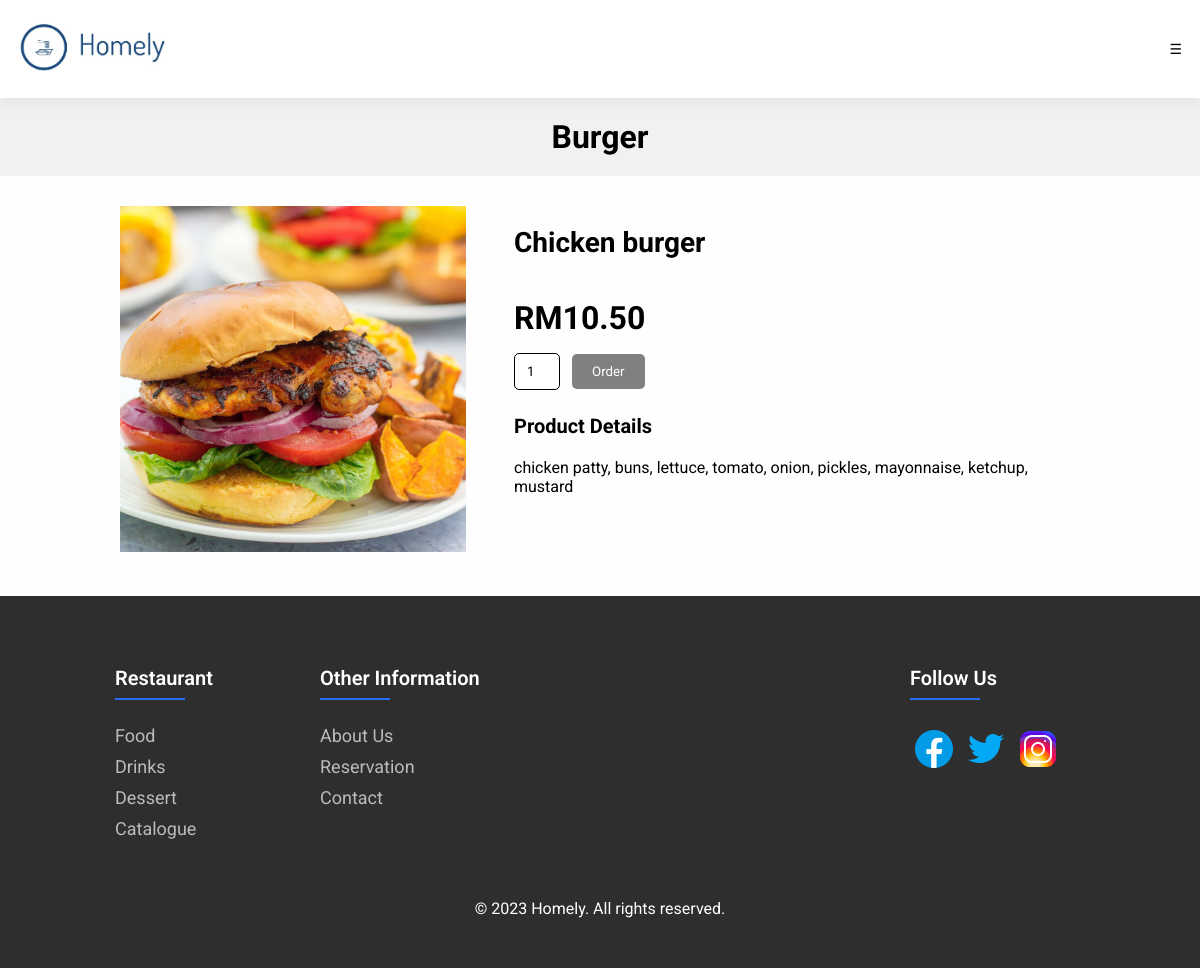
The app's page /item/22/, older data.
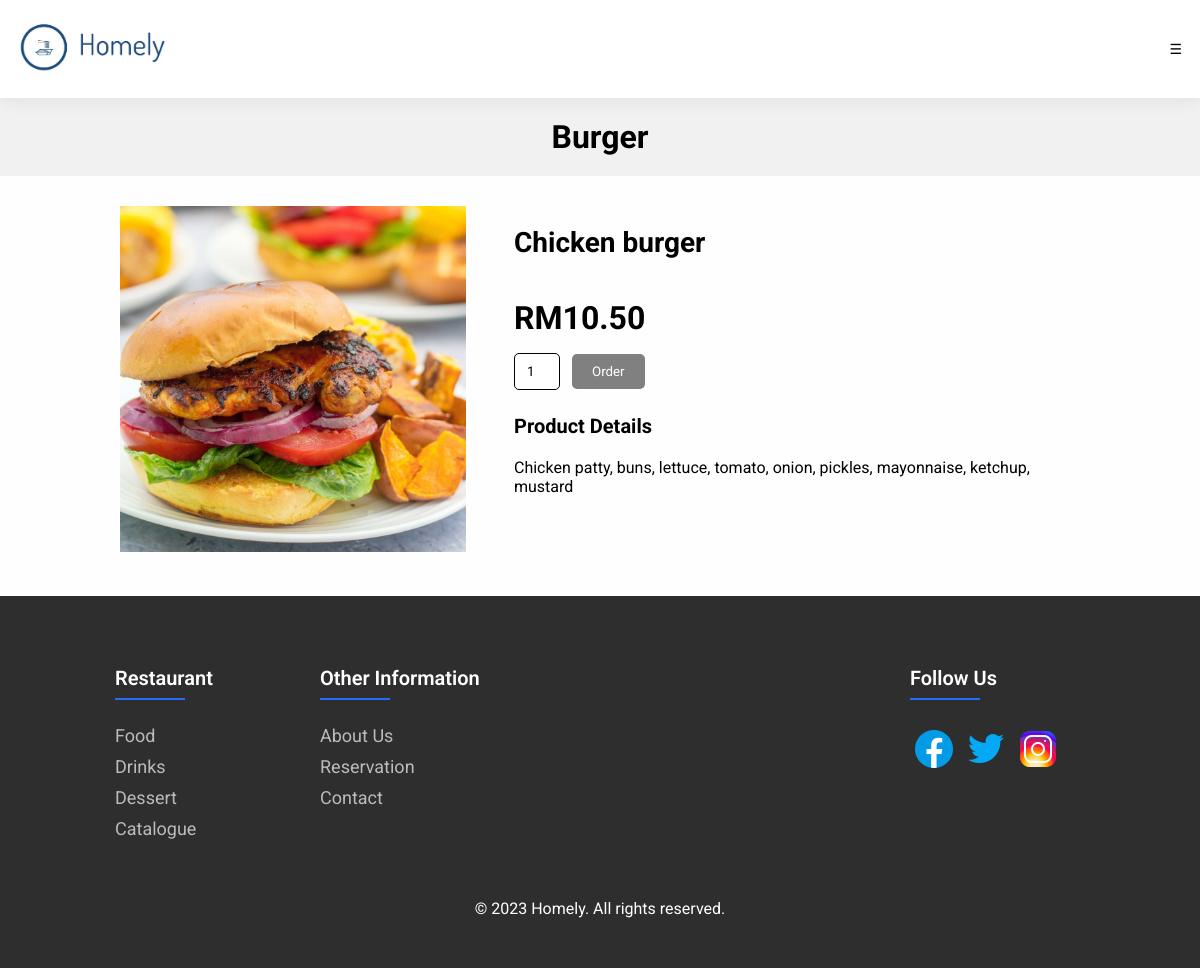
The same page, newer data.
### restaurant/models.py (models this page shows, shortened)
class FoodItem(models.Model):
    type = models.CharField(max_length=100)
    category = models.CharField(max_length=100)
    name = models.CharField(max_length=100)
    price = models.DecimalField(max_digits=6, decimal_places=2)
    description = models.TextField(blank=True)
    image = models.ImageField(upload_to='menu_items/')
    details_url = models.URLField(blank=True, null=True)

### restaurant/views.py (the view)
# urls.py: path('item/<int:pk>/', views.item_detail, name='item_detail'),
def item_detail(request, pk):
    item = FoodItem.objects.get(id = pk)
    return render(request, 'item_detail.html', {'item': item})

### templates/item_detail.html (shortened to what this page needs)
{% extends 'main.html' %} {% load static %} {% block content %}
<h1 class="food-heading">{{ item.type }}</h1>
<section class="food-item">
  <section class="col1">
    <img src="{{ MEDIA_URL }}{{ item.image.url }}" alt="{{ item.name }}" />
  </section>
  <section class="col2">
    <h2>{{ item.name }}</h2>
    <h3>RM{{ item.price }}</h3>
    <form action="{% url 'add_to_cart' item_type='food' pk=item.pk %}" method="post">
      <input type="number" name="quantity" value="1" min="1" />
      <button type="submit" class="order-button">Order</button>
    </form>
    <h4>Product Details</h4>
    <p>{{ item.description }}</p>
  </section>
</section>
{% endblock %}

Row changes from the older to the newer data that the page shows:
changed FoodItem "Burger": description "chicken patty, buns, lettuce, tomato, onion, pickles, mayonnaise, ketchup, mustard" → "Chicken patty, buns, lettuce, tomato, onion, pickles, mayonnaise, ketchup, mustard"
